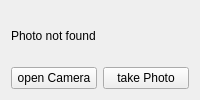
      <widget class="QWidget" name="Photos_02">
       <attribute name="title">
        <string>Photo2</string>
       </attribute>
       <layout class="QGridLayout" name="gridLayout_7">
        <item row="0" column="0">
         <widget class="QLabel" name="Photo_Widget_02">
          <property name="sizePolicy">
           <sizepolicy hsizetype="Fixed" vsizetype="Fixed">
            <horstretch>0</horstretch>
            <verstretch>0</verstretch>
           </sizepolicy>
          </property>
          <property name="maximumSize">
           <size>
            <width>640</width>
            <height>480</height>
           </size>
          </property>
          <property name="autoFillBackground">
           <bool>true</bool>
          </property>
          <property name="text">
           <string>Photo not found</string>
          </property>
         </widget>
        </item>
        <item row="1" column="0">
         <widget class="QPushButton" name="startCamera2">
          <property name="maximumSize">
           <size>
            <width>150</width>
            <height>16777215</height>
           </size>
          </property>
          <property name="text">
           <string>open Camera</string>
          </property>
          <property name="icon">
           <iconset>
            <normaloff>../../../PC18-26 Carnegie Library Lambeth/Mapping/Templates/camara_foto.png</normaloff>../../../PC18-26 Carnegie Library Lambeth/Mapping/Templates/camara_foto.png</iconset>
          </property>
          <property name="checkable">
           <bool>true</bool>
          </property>
          <property name="autoDefault">
           <bool>false</bool>
          </property>
          <property name="default">
           <bool>false</bool>
          </property>
         </widget>
        </item>
        <item row="1" column="1">
         <widget class="QPushButton" name="getPhoto2">
          <property name="maximumSize">
           <size>
            <width>150</width>
            <height>16777215</height>
           </size>
          </property>
          <property name="text">
           <string>take Photo</string>
          </property>
          <property name="icon">
           <iconset>
            <normaloff>../../../PC18-26 Carnegie Library Lambeth/Mapping/Templates/take-photo-icon-21.jpg</normaloff>../../../PC18-26 Carnegie Library Lambeth/Mapping/Templates/take-photo-icon-21.jpg</iconset>
          </property>
          <property name="checkable">
           <bool>false</bool>
          </property>
          <property name="autoDefault">
           <bool>false</bool>
          </property>
         </widget>
        </item>
       </layout>
      </widget>
